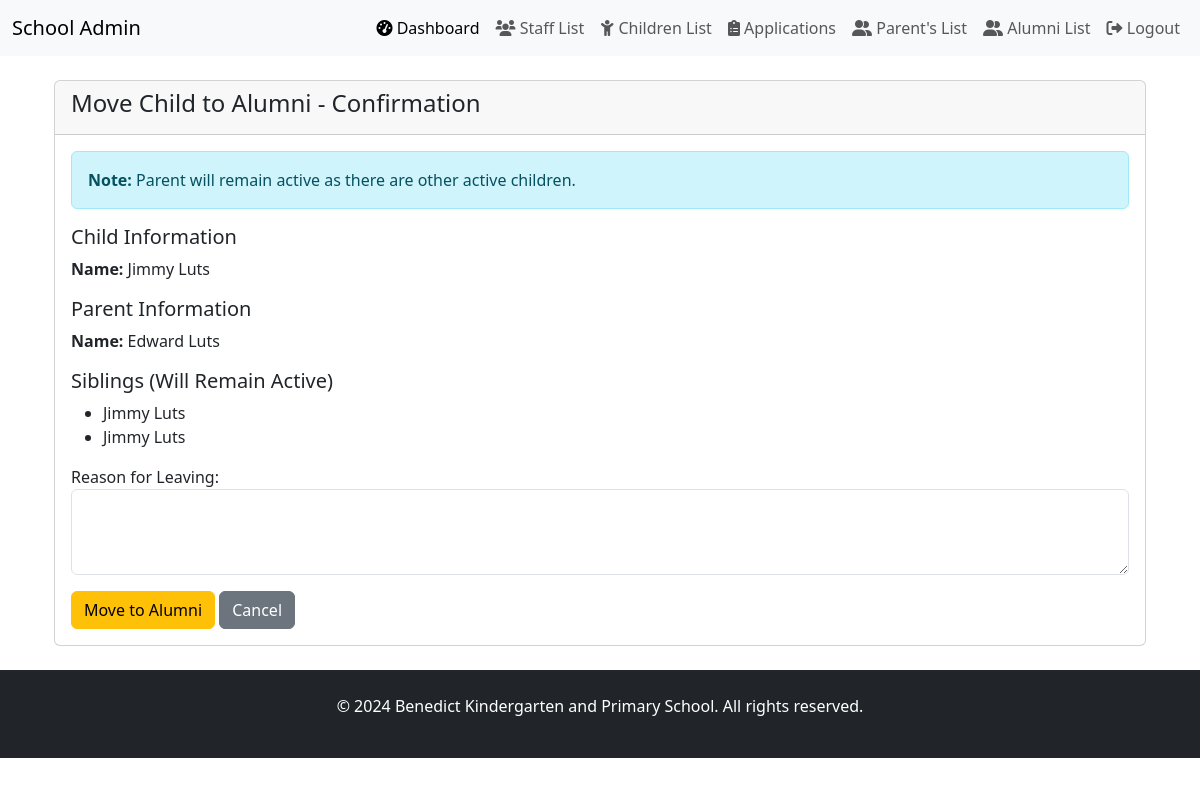
Page /benedict_school/child/3/to-alumni/ (signed in) on the earlier database version.
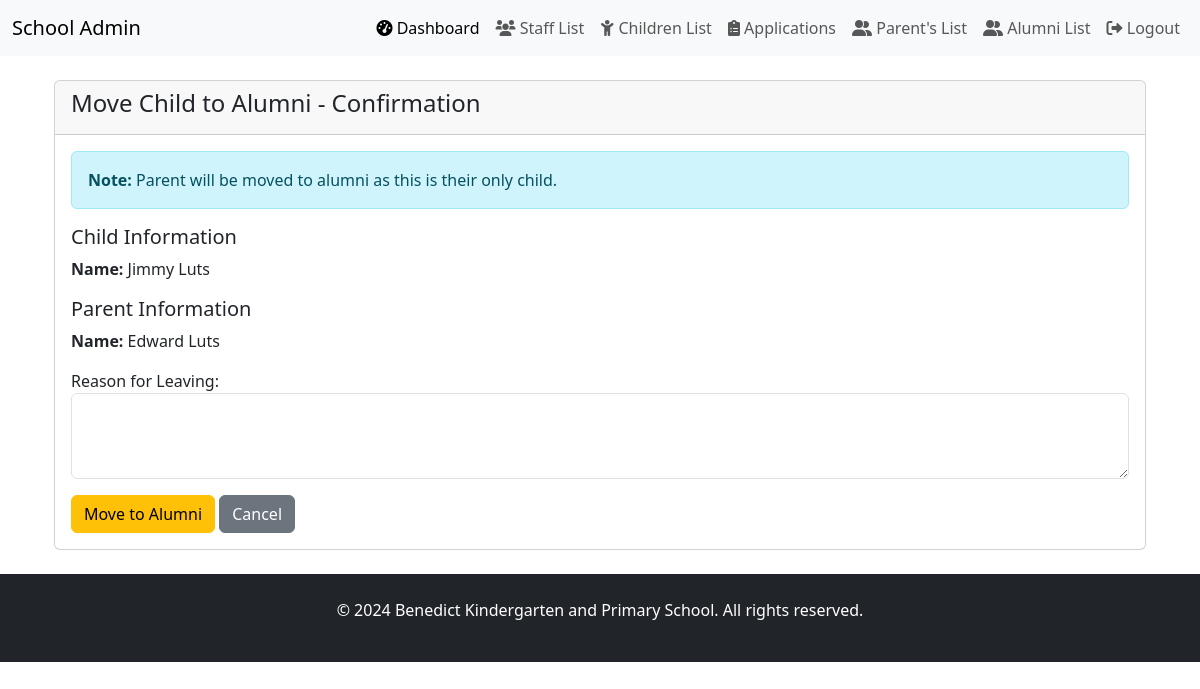
Same page on the later database version.
### benedict_school/models.py (models this page shows, shortened)
class Child(models.Model):
    parent = models.ForeignKey(
        Parent,
        on_delete=models.CASCADE,
        related_name="children"
    )
    full_name = models.CharField(max_length=100)
    date_of_birth = models.DateField()
    sex = models.CharField(
        max_length=10,
        choices=[("male", "Male"), ("female", "Female")],
        default="male"
    )
    study_class = models.CharField(
        max_length=20,
        choices=[
            ("baby_class", "Baby Class"),
            ("middle_class", "Middle class"),
            ("top_class", "Top class"),
            ("primary_one", "Primary one"),
            ("primary_two", "Primary two"),
            ("primary_three", "Primary three"),
            ("primary_four", "Primary four"),
            ("primary_five", "Primary five"),
            ("primary_six", "Primary six")
        ],
        default="primary_one",
    )
    profile_image = models.ImageField(upload_to="child_images/", null=True, blank=True)
    STATUS_CHOICES = [
        ('active', 'Active'),
        ('alumni', 'Alumni'),
    ]
    status = models.CharField(
        max_length=20,
        choices=STATUS_CHOICES,
        default='active'
    )
    alumni_date = models.DateField(null=True, blank=True)
    reason_for_leaving = models.TextField(blank=True, null=True)

### benedict_school/views.py (the view, shortened to what this page needs)
# urls.py: path('child/<int:pk>/to-alumni/', views.child_to_alumni, name='child-to-alumni'),
@user_passes_test(is_admin, login_url='/admin-login/')
def child_to_alumni(request, pk):
    child = get_object_or_404(Child, pk=pk)
    context = {
        'child': child,
        'parent': child.parent,
        'siblings': child.parent.children.exclude(pk=child.pk)
    }
    return render(request, 'child_to_alumni_confirm.html', context)

### benedict_school/context_processors.py (called while the page is built)
def google_maps_api_key(request):
    return {'GOOGLE_MAPS_API_KEY': getattr(settings, 'GOOGLE_MAPS_API_KEY', '')}

### benedict_school/views.py (called while the page is built)
def is_admin(user):
    return user.is_authenticated and user.is_staff  # Checks if user is admin

### benedict_school/templates/child_to_alumni_confirm.html (shortened to what this page needs)
{% extends "admin_base.html" %}
{% load custom_filters %}
{% load static %}
{% block content %}
<div class="container mt-4">
    <div class="card">
        <div class="card-header">
            <h4>Move Child to Alumni - Confirmation</h4>
        </div>
        <div class="card-body">
            <div class="alert alert-info">
                <strong>Note:</strong>
                {% if siblings %}
                    Parent will remain active as there are other active children.
                {% else %}
                    Parent will be moved to alumni as this is their only child.
                {% endif %}
            </div>
            <h5>Child Information</h5>
            <p><strong>Name:</strong> {{ child.full_name }}</p>
            <h5>Parent Information</h5>
            <p><strong>Name:</strong> {{ parent.first_name }} {{ parent.last_name }}</p>
            {% if siblings %}
            <h5>Siblings (Will Remain Active)</h5>
            <ul>
                {% for sibling in siblings %}
                {% if sibling.status == 'active' %}
                <li>{{ sibling.full_name }}</li>
                {% endif %}
                {% endfor %}
            </ul>
            {% endif %}
            <form method="post">
                <div class="form-group">
                    <label for="reason">Reason for Leaving:</label>
                    <textarea name="reason" id="reason" class="form-control" rows="3" required></textarea>
                </div>
                <div class="mt-3">
                    <button type="submit" class="btn btn-warning">Move to Alumni</button>
                    <a href="{% url 'child-list' %}" class="btn btn-secondary">Cancel</a>
                </div>
            </form>
        </div>
    </div>
</div>
{% endblock %}

Differences in the rows shown:
removed Child: full_name "Jimmy Luts"
removed Child: full_name "Jimmy Luts"
Other differences:
text no longer shown: "Parent will remain active as there are other active children. Siblings (Will Remain Active)"
text now shown: "Parent will be moved to alumni as this is their only child."
